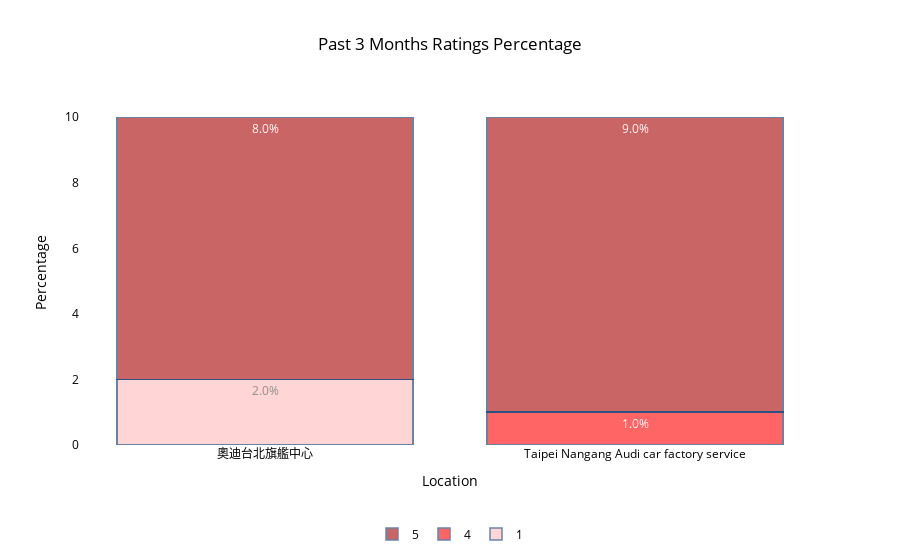

Here is the notebook cell this chart was saved with:
### Code cell
# 建立一個空的 figure
fig3 = go.Figure()

# 分別針對每個評分類別繪製長條圖
for rating in sorted(data_rating_percentage['review_rating'].unique()):
    subset = data_rating_percentage[data_rating_percentage['review_rating'] == rating]
    fig3.add_trace(go.Bar(
        x = subset['name'],
        y = subset['count'],
        name = str(rating),
        text = subset['count'],
        textposition = 'inside',
        texttemplate = '%{y:.2s}%',  # 顯示為百分比
        marker_color = {1:'#ffbaba', 2:'#ff7b7b', 3:'#ff5252', 4:'#ff0000', 5:'#a70000'}[rating],  # 根據評分設定顏色
        marker_line_color = 'rgb(8,48,107)',
        marker_line_width = 1.5,
        opacity = 0.6
    ))

# 更新圖表佈局
fig3.update_layout(
    barmode = 'stack',  # 長條圖疊加
    plot_bgcolor = 'white',
    title = 'Past 3 Months Ratings Percentage',
    title_x = 0.5,
    xaxis_title = 'Location',
    yaxis_title = "Percentage",
    font = dict(size = 12, color = 'black'),
    legend = dict(yanchor = 'bottom', xanchor = 'center', orientation = 'h', x = 0.5, y = -0.3)
)

# 顯示圖表
fig3.show()

### Figure 1 — Plotly figure (JSON) as saved in the notebook; plotly's stock layout.template omitted (floating-point values rounded to 4 significant figures)
{"data": [{"marker": {"color": "#ffbaba", "line": {"color": "rgb(8,48,107)", "width": 1.5}}, "name": "1", "opacity": 0.6, "text": [2], "textposition": "inside", "texttemplate": "%{y:.2s}%", "type": "bar", "x": ["奧迪台北旗艦中心"], "y": [2]}, {"marker": {"color": "#ff0000", "line": {"color": "rgb(8,48,107)", "width": 1.5}}, "name": "4", "opacity": 0.6, "text": [1], "textposition": "inside", "texttemplate": "%{y:.2s}%", "type": "bar", "x": ["Taipei Nangang Audi car factory service"], "y": [1]}, {"marker": {"color": "#a70000", "line": {"color": "rgb(8,48,107)", "width": 1.5}}, "name": "5", "opacity": 0.6, "text": [9, 8], "textposition": "inside", "texttemplate": "%{y:.2s}%", "type": "bar", "x": ["Taipei Nangang Audi car factory service", "奧迪台北旗艦中心"], "y": [9, 8]}], "layout": {"barmode": "stack", "font": {"color": "black", "size": 12}, "legend": {"orientation": "h", "x": 0.5, "xanchor": "center", "y": -0.3, "yanchor": "bottom"}, "plot_bgcolor": "white", "title": {"text": "Past 3 Months Ratings Percentage", "x": 0.5}, "xaxis": {"title": {"text": "Location"}}, "yaxis": {"title": {"text": "Percentage"}}}}
